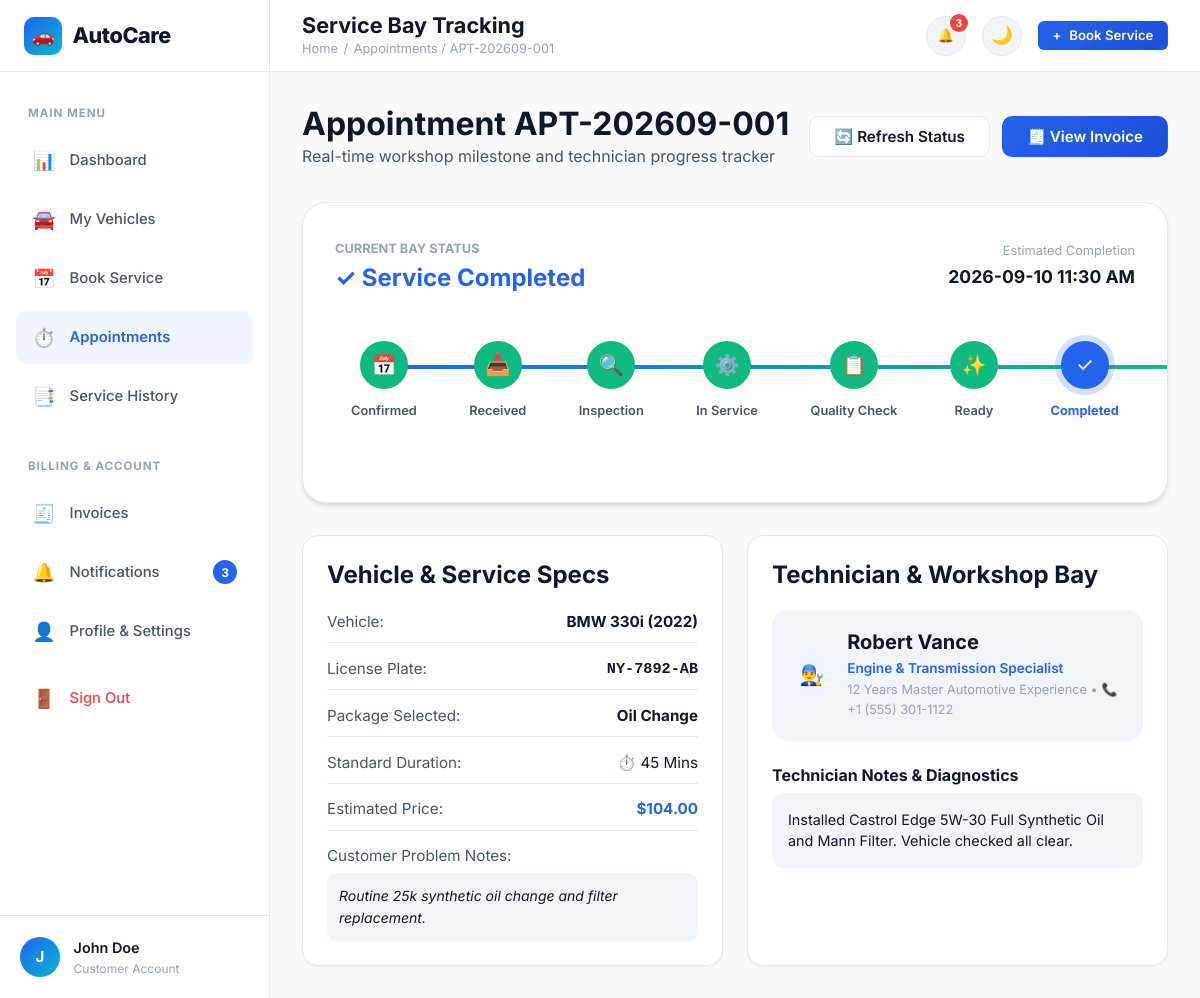
The app's page /tracking/1 (signed in) with its own data.
### tables this page shows
CREATE TABLE users (
    id INTEGER PRIMARY KEY AUTOINCREMENT,
    full_name TEXT NOT NULL,
    email TEXT UNIQUE NOT NULL COLLATE NOCASE,
    phone TEXT NOT NULL,
    password_hash TEXT NOT NULL,
    role TEXT NOT NULL DEFAULT 'customer', -- 'customer' or 'admin'
    status TEXT NOT NULL DEFAULT 'active', -- 'active' or 'inactive'
    created_at TIMESTAMP DEFAULT CURRENT_TIMESTAMP
);

CREATE TABLE appointments (
    id INTEGER PRIMARY KEY AUTOINCREMENT,
    appointment_code TEXT UNIQUE NOT NULL,
    user_id INTEGER NOT NULL REFERENCES users(id) ON DELETE CASCADE,
    vehicle_id INTEGER NOT NULL REFERENCES vehicles(id) ON DELETE CASCADE,
    service_id INTEGER NOT NULL REFERENCES services(id),
    mechanic_id INTEGER REFERENCES mechanics(id) ON DELETE SET NULL,
    appointment_date TEXT NOT NULL,
    time_slot TEXT NOT NULL,
    problem_description TEXT,
    status TEXT NOT NULL DEFAULT 'Pending',
    -- Status options: Pending, Confirmed, Assigned, Vehicle Received, Inspection, In Service, Quality Check, Ready for Pickup, Completed, Cancelled
    cancellation_reason TEXT,
    estimated_completion TEXT,
    technician_notes TEXT,
    total_amount REAL NOT NULL DEFAULT 0.0,
    created_at TIMESTAMP DEFAULT CURRENT_TIMESTAMP,
    updated_at TIMESTAMP DEFAULT CURRENT_TIMESTAMP
);

CREATE TABLE vehicles (
    id INTEGER PRIMARY KEY AUTOINCREMENT,
    user_id INTEGER NOT NULL REFERENCES users(id) ON DELETE CASCADE,
    vehicle_number TEXT UNIQUE NOT NULL COLLATE NOCASE,
    brand TEXT NOT NULL,
    model TEXT NOT NULL,
    year INTEGER NOT NULL,
    fuel_type TEXT NOT NULL,
    vehicle_type TEXT NOT NULL,
    color TEXT NOT NULL,
    current_mileage INTEGER NOT NULL DEFAULT 0,
    created_at TIMESTAMP DEFAULT CURRENT_TIMESTAMP
);

CREATE TABLE services (
    id INTEGER PRIMARY KEY AUTOINCREMENT,
    service_name TEXT NOT NULL,
    category TEXT NOT NULL,
    description TEXT NOT NULL,
    estimated_price REAL NOT NULL,
    estimated_duration TEXT NOT NULL,
    icon TEXT DEFAULT 'wrench',
    status TEXT NOT NULL DEFAULT 'active', -- 'active' or 'inactive'
    created_at TIMESTAMP DEFAULT CURRENT_TIMESTAMP
);

CREATE TABLE mechanics (
    id INTEGER PRIMARY KEY AUTOINCREMENT,
    name TEXT NOT NULL,
    email TEXT UNIQUE NOT NULL COLLATE NOCASE,
    phone TEXT NOT NULL,
    specialization TEXT NOT NULL,
    experience_years INTEGER NOT NULL DEFAULT 1,
    availability TEXT NOT NULL DEFAULT 'available', -- 'available', 'on_job', 'leave'
    status TEXT NOT NULL DEFAULT 'active', -- 'active' or 'inactive'
    avatar_url TEXT,
    created_at TIMESTAMP DEFAULT CURRENT_TIMESTAMP
);

### app.py (the view)
@app.route('/tracking/<int:appointment_id>')
@login_required
def tracking_detail(appointment_id):
    user = get_current_user()
    apt = db.query_db("""
        SELECT a.*, v.brand, v.model, v.year, v.vehicle_number, v.color, v.fuel_type,
               s.service_name, s.estimated_duration, s.estimated_price, s.description as service_desc,
               m.name as mechanic_name, m.phone as mechanic_phone, m.specialization as mechanic_specialty,
               m.experience_years as mechanic_exp,
               i.id as invoice_id, i.payment_status,
               f.id as feedback_id
        FROM appointments a
        JOIN vehicles v ON a.vehicle_id = v.id
        JOIN services s ON a.service_id = s.id
        LEFT JOIN mechanics m ON a.mechanic_id = m.id
        LEFT JOIN invoices i ON i.appointment_id = a.id
        LEFT JOIN feedback f ON f.appointment_id = a.id
        WHERE a.id = ? AND (a.user_id = ? OR ? = 'admin')
    """, (appointment_id, user['id'], user['role']), one=True)
    if not apt:
        flash('Appointment not found or access denied.', 'error')
        return redirect(url_for('customer_appointments'))
    return render_template('customer/tracking.html', apt=apt)

### templates/customer/tracking.html (shortened to what this page needs)
{% extends "customer/base_customer.html" %}
{% block page_title %}Service Bay Tracking{% endblock %}
{% block breadcrumb %}
  {% if current_user.role == 'admin' %}
    <a href="{{ url_for('admin_appointments') }}">Appointments</a> / {{ apt.appointment_code }}
  {% else %}
    <a href="{{ url_for('customer_appointments') }}">Appointments</a> / {{ apt.appointment_code }}
  {% endif %}
{% endblock %}
{% block dashboard_content %}
<div style="display: flex; justify-content: space-between; align-items: center; margin-bottom: 2rem; flex-wrap: wrap; gap: 1rem;">
  <div>
    <h2>Appointment {{ apt.appointment_code }}</h2>
    <p style="color: var(--text-secondary);">Real-time workshop milestone and technician progress tracker</p>
  </div>
  <div style="display: flex; gap: 0.75rem;">
    <button type="button" class="btn btn-secondary" onclick="window.location.reload()">
      🔄 Refresh Status
    </button>
    {% if apt.invoice_id %}
      <a href="{{ url_for('invoice_detail', invoice_id=apt.invoice_id) }}" class="btn btn-primary">
        🧾 View Invoice
      </a>
    {% endif %}
  </div>
</div>
<div class="tracking-card">
  <div style="display: flex; justify-content: space-between; align-items: center; margin-bottom: 1.5rem; flex-wrap: wrap; gap: 1rem;">
    <div>
      <span style="font-size: 0.8rem; color: var(--text-muted); text-transform: uppercase; font-weight: 700;">Current Bay Status</span>
      <h3 id="live-status-title" style="margin-top: 0.2rem; color: var(--primary);">
        {% if apt.status == 'In Service' %}⚙️ Service In Progress
        {% elif apt.status == 'Ready for Pickup' %}✨ Vehicle Ready for Pickup
        {% elif apt.status == 'Completed' %}✓ Service Completed
        {% elif apt.status == 'Vehicle Received' %}📥 Vehicle Received at Bay
        {% elif apt.status == 'Inspection' %}🔍 Diagnostic Inspection
        {% elif apt.status == 'Quality Check' %}📋 Final Quality Audit
        {% elif apt.status == 'Cancelled' %}✕ Appointment Cancelled
        {% else %}📅 {{ apt.status }}{% endif %}
      </h3>
    </div>
    <div style="text-align: right;">
      <span style="font-size: 0.8rem; color: var(--text-muted);">Estimated Completion</span>
      <div style="font-weight: 700; font-size: 1.1rem; color: var(--text-primary);">
        {{ apt.estimated_completion or 'Same Day Turnaround' }}
      </div>
    </div>
  </div>
  <div class="timeline-pipeline">
    <div id="tracking-progress-bar" class="timeline-progress-bar" style="width: 0%;"></div>
    <div class="timeline-node" data-stage="Confirmed">
      <div class="timeline-node-circle">📅</div>
      <span class="timeline-node-label">Confirmed</span>
    </div>
    <div class="timeline-node" data-stage="Vehicle Received">
      <div class="timeline-node-circle">📥</div>
      <span class="timeline-node-label">Received</span>
    </div>
    <div class="timeline-node" data-stage="Inspection">
      <div class="timeline-node-circle">🔍</div>
      <span class="timeline-node-label">Inspection</span>
    </div>
    <div class="timeline-node" data-stage="In Service">
      <div class="timeline-node-circle">⚙️</div>
      <span class="timeline-node-label">In Service</span>
    </div>
    <div class="timeline-node" data-stage="Quality Check">
      <div class="timeline-node-circle">📋</div>
      <span class="timeline-node-label">Quality Check</span>
    </div>
    <div class="timeline-node" data-stage="Ready for Pickup">
      <div class="timeline-node-circle">✨</div>
      <span class="timeline-node-label">Ready</span>
    </div>
    <div class="timeline-node" data-stage="Completed">
      <div class="timeline-node-circle">✓</div>
      <span class="timeline-node-label">Completed</span>
    </div>
  </div>
</div>
<div style="display: grid; grid-template-columns: 1fr 1fr; gap: 1.5rem;">
  <div class="card">
    <h3 style="margin-bottom: 1.25rem;">Vehicle & Service Specs</h3>
    <div style="display: flex; flex-direction: column; gap: 0.85rem; font-size: 0.95rem;">
      <div style="display: flex; justify-content: space-between; border-bottom: 1px solid var(--border-color); padding-bottom: 0.5rem;">
        <span style="color: var(--text-secondary);">Vehicle:</span>
        <strong>{{ apt.brand }} {{ apt.model }} ({{ apt.year }})</strong>
      </div>
      <div style="display: flex; justify-content: space-between; border-bottom: 1px solid var(--border-color); padding-bottom: 0.5rem;">
        <span style="color: var(--text-secondary);">License Plate:</span>
        <span style="font-family: monospace; font-weight: 700;">{{ apt.vehicle_number }}</span>
      </div>
      <div style="display: flex; justify-content: space-between; border-bottom: 1px solid var(--border-color); padding-bottom: 0.5rem;">
        <span style="color: var(--text-secondary);">Package Selected:</span>
        <strong>{{ apt.service_name }}</strong>
      </div>
      <div style="display: flex; justify-content: space-between; border-bottom: 1px solid var(--border-color); padding-bottom: 0.5rem;">
        <span style="color: var(--text-secondary);">Standard Duration:</span>
        <span>⏱️ {{ apt.estimated_duration }}</span>
      </div>
      <div style="display: flex; justify-content: space-between; border-bottom: 1px solid var(--border-color); padding-bottom: 0.5rem;">
        <span style="color: var(--text-secondary);">Estimated Price:</span>
        <strong style="color: var(--primary);">${{ "%.2f"|format(apt.total_amount) }}</strong>
      </div>
      <div>
        <span style="color: var(--text-secondary); display: block; margin-bottom: 0.25rem;">Customer Problem Notes:</span>
        <div style="background: var(--bg-muted); border-radius: var(--radius-md); padding: 0.75rem; font-style: italic; font-size: 0.875rem;">
          {{ apt.problem_description or 'Routine maintenance inspection' }}
        </div>
      </div>
    </div>
  </div>
  <div class="card">
    <h3 style="margin-bottom: 1.25rem;">Technician & Workshop Bay</h3>
    {% if apt.mechanic_name %}
      <div style="display: flex; gap: 1rem; align-items: center; background: var(--bg-muted); padding: 1.25rem; border-radius: var(--radius-lg); margin-bottom: 1.5rem;">
        <div class="avatar" style="width: 54px; height: 54px; font-size: 1.25rem;">👨‍🔧</div>
        <div>
          <h4 style="margin-bottom: 0.2rem;">{{ apt.mechanic_name }}</h4>
          <p style="font-size: 0.85rem; color: var(--primary); font-weight: 600;">{{ apt.mechanic_specialty }}</p>
          <p style="font-size: 0.8rem; color: var(--text-muted);">{{ apt.mechanic_exp }} Years Master Automotive Experience • 📞 {{ apt.mechanic_phone }}</p>
        </div>
      </div>
    {% else %}
      <div style="background: var(--bg-muted); padding: 1.25rem; border-radius: var(--radius-lg); margin-bottom: 1.5rem; text-align: center; color: var(--text-muted);">
        Lead technician is being assigned by the workshop dispatcher.
      </div>
    {% endif %}
    <div>
      <h4 style="font-size: 1rem; margin-bottom: 0.5rem;">Technician Notes & Diagnostics</h4>
      <div id="live-tech-notes" style="background: var(--bg-muted); border-radius: var(--radius-md); padding: 1rem; font-size: 0.9rem; line-height: 1.5;">
        {% if apt.technician_notes %}
          {{ apt.technician_notes }}
        {% else %}
          <span style="color: var(--text-muted); font-style: italic;">Vehicle under standard inspection checklist. All electrical and mechanical checkpoints will be documented here.</span>
        {% endif %}
      </div>
    </div>
  </div>
</div>
{% endblock %}

### templates/customer/base_customer.html (shortened to what this page needs)
{% extends "base.html" %}
{% block page_body %}
<div class="dashboard-layout">
  <aside class="sidebar">
    <div class="sidebar-header">
      <a href="{{ url_for('dashboard') }}" class="brand-logo">
        <div class="brand-icon">🚗</div>
        <span>AutoCare</span>
      </a>
    </div>
    <nav class="sidebar-nav">
      <span class="sidebar-section-label">Main Menu</span>
      <a href="{{ url_for('dashboard') }}" class="sidebar-link {% if request.endpoint == 'dashboard' %}active{% endif %}">
        <span class="sidebar-link-icon">📊</span>
        <span>Dashboard</span>
      </a>
      <a href="{{ url_for('customer_vehicles') }}" class="sidebar-link {% if request.endpoint in ('customer_vehicles', 'vehicle_detail') %}active{% endif %}">
        <span class="sidebar-link-icon">🚘</span>
        <span>My Vehicles</span>
      </a>
      <a href="{{ url_for('book_service') }}" class="sidebar-link {% if request.endpoint == 'book_service' %}active{% endif %}">
        <span class="sidebar-link-icon">📅</span>
        <span>Book Service</span>
      </a>
      <a href="{{ url_for('customer_appointments') }}" class="sidebar-link {% if request.endpoint in ('customer_appointments', 'tracking_detail') %}active{% endif %}">
        <span class="sidebar-link-icon">⏱️</span>
        <span>Appointments</span>
      </a>
      <a href="{{ url_for('service_history') }}" class="sidebar-link {% if request.endpoint == 'service_history' %}active{% endif %}">
        <span class="sidebar-link-icon">📑</span>
        <span>Service History</span>
      </a>
      <span class="sidebar-section-label" style="margin-top: 1rem;">Billing & Account</span>
      <a href="{{ url_for('customer_invoices') }}" class="sidebar-link {% if request.endpoint in ('customer_invoices', 'invoice_detail') %}active{% endif %}">
        <span class="sidebar-link-icon">🧾</span>
        <span>Invoices</span>
      </a>
      <a href="{{ url_for('notifications_view') }}" class="sidebar-link {% if request.endpoint == 'notifications_view' %}active{% endif %}">
        <span class="sidebar-link-icon">🔔</span>
        <span>Notifications</span>
        {% if unread_notifs_count > 0 %}
          <span class="sidebar-badge">{{ unread_notifs_count }}</span>
        {% endif %}
      </a>
      <a href="{{ url_for('customer_profile') }}" class="sidebar-link {% if request.endpoint == 'customer_profile' %}active{% endif %}">
        <span class="sidebar-link-icon">👤</span>
        <span>Profile & Settings</span>
      </a>
      <a href="{{ url_for('logout') }}" class="sidebar-link" style="color: var(--danger); margin-top: 0.5rem;">
        <span class="sidebar-link-icon">🚪</span>
        <span>Sign Out</span>
      </a>
    </nav>
    <div class="sidebar-footer">
      <div class="sidebar-user-avatar">{{ current_user.full_name[:1] }}</div>
      <div class="sidebar-user-info">
        <div class="sidebar-user-name">{{ current_user.full_name }}</div>
        <div class="sidebar-user-role">Customer Account</div>
      </div>
    </div>
  </aside>
  <div class="main-wrapper">
    <header class="topbar">
      <div class="topbar-left">
        <div class="page-title-box">
          <h1>{% block page_title %}Dashboard{% endblock %}</h1>
          <div class="breadcrumbs">
            <a href="{{ url_for('dashboard') }}">Home</a>
            <span>/</span>
            <span>{% block breadcrumb %}Dashboard{% endblock %}</span>
          </div>
        </div>
      </div>
      <div class="topbar-right">
        <div class="notif-dropdown-wrapper">
          <button type="button" class="notif-btn" onclick="toggleNotificationDropdown()" title="Notifications">
            🔔
            {% if unread_notifs_count > 0 %}
              <span class="notif-count-badge">{{ unread_notifs_count }}</span>
            {% endif %}
          </button>
        </div>
        <button type="button" class="theme-toggle-btn" onclick="toggleTheme()" title="Toggle Dark/Light Mode">🌙</button>
        <a href="{{ url_for('book_service') }}" class="btn btn-primary btn-sm">
          <span>+</span> Book Service
        </a>
      </div>
    </header>
    <main class="dashboard-content">
      {% block dashboard_content %}{% endblock %}
    </main>
  </div>
</div>
{% endblock %}

### records on screen
users: full_name "J", full_name "John Doe"
appointments: appointment_code "APT-202609-001", estimated_completion "2026-09-10 11:30 AM", total_amount "104.00", problem_description "Routine 25k synthetic oil change and filter replacement.", technician_notes "Installed Castrol Edge 5W-30 Full Synthetic Oil and Mann Filter. Vehicle checked all clear."
vehicles: brand "BMW", model "330i", year "2022", vehicle_number "NY-7892-AB"
services: service_name "Oil Change", estimated_duration "45 Mins"
mechanics: mechanic_name "Robert Vance", mechanic_specialty "Engine & Transmission Specialist", mechanic_exp "12", mechanic_phone "+1 (555) 301-1122"

### other values on screen
{{ unread_notifs_count }} "3"
